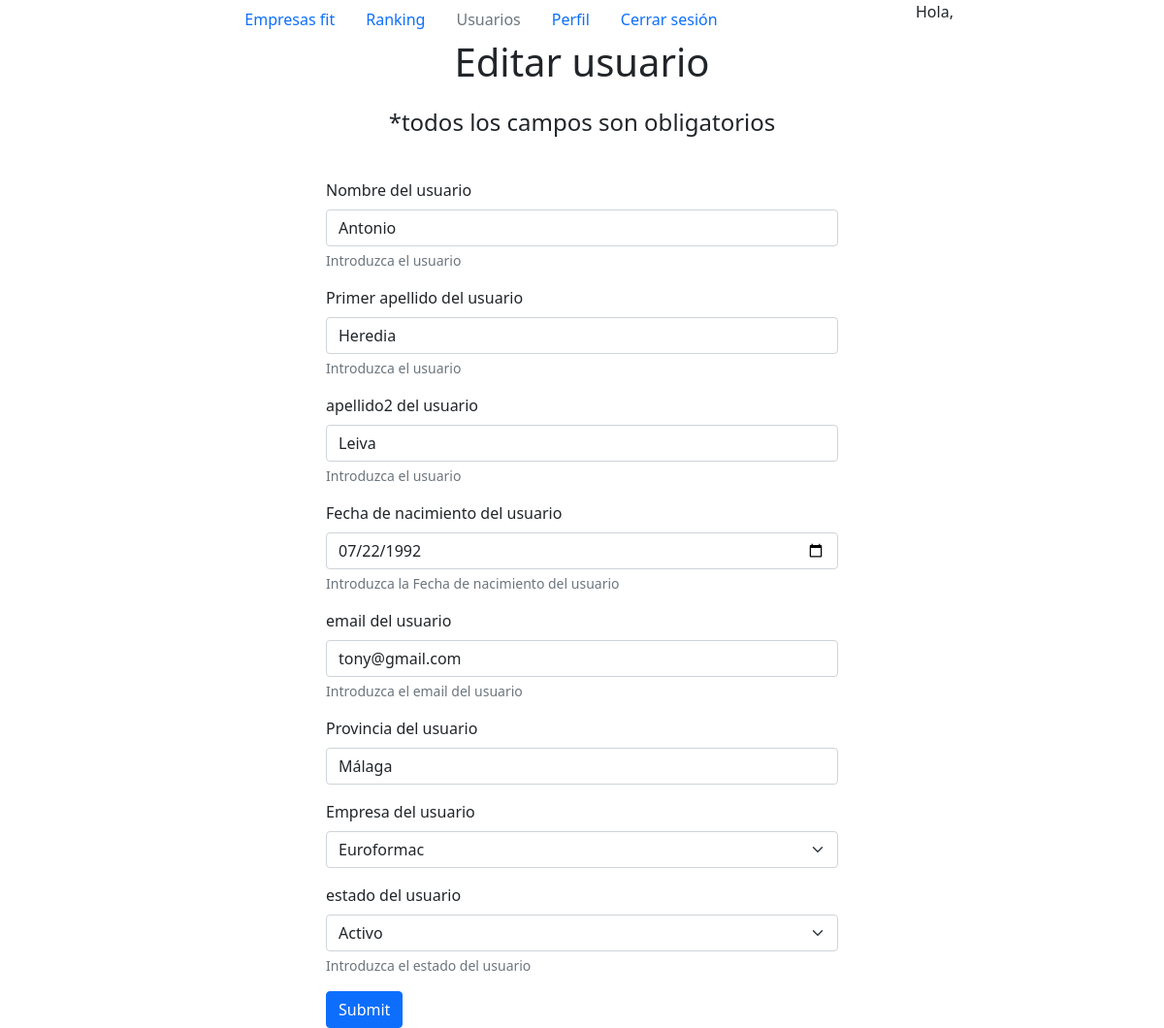
Page /editar_usuario.php?id_usuario=1 on the committed database.
### tables this page shows
CREATE TABLE `usuarios` (
  `id_usuario` int(11) NOT NULL,
  `id_provincia` int(3) DEFAULT NULL,
  `email_usuario` varchar(50) NOT NULL,
  `password_usuario` varchar(25) NOT NULL,
  `nombre_usuario` varchar(50) NOT NULL,
  `apellido1_usuario` varchar(50) NOT NULL,
  `fecha_nacimiento` date DEFAULT NULL,
  `poblacion_usuario` varchar(25) DEFAULT NULL,
  `provincia_usuario` varchar(25) DEFAULT NULL,
  `id_empresa` int(11) DEFAULT NULL,
  `token` int(25) NOT NULL,
  `estado_usuario` tinyint(1) NOT NULL,
  `tipo_usuario` enum('Administrador','Editor','Usuario','') NOT NULL,
  `apellido2_usuario` varchar(50) NOT NULL
);

CREATE TABLE `empresas` (
  `id_empresa` int(11) NOT NULL,
  `nombre_empresa` varchar(100) NOT NULL,
  `logotipo_empresa` varchar(255) NOT NULL,
  `tipo_empresa` enum('gran empresa','pyme','','colegios','residencias ancianos','ayuntamientos') NOT NULL
);

### funciones_fit.php (called while the page is built, shortened)
<?php
class conectar_db{
    private $host ="localhost";
    private $usuario ="root";
    private $clave ="";
    private $db ="gamefit";
    public $conexion;
    public function __construct(){
        $this->conexion = new mysqli($this->host, $this->usuario,$this->clave,$this->db)
        or die(mysqli_error($this->conexion));
        $this->conexion->set_charset("utf8");
    }
    public function consultar($consulta){
        $resultado = $this->conexion->query($consulta) or die($this->conexion->error);
        if($resultado)
            return $resultado;
        return false;
    }
}
function cargar_datos_usuario($id_usuario){
    $conexion_perfil = new conectar_db();
    $query_perfil ="SELECT * FROM usuarios WHERE id_usuario = $id_usuario";
    $consulta_perfil= $conexion_perfil->consultar($query_perfil);
    $resultado_perfil = $consulta_perfil->fetch_all(MYSQLI_ASSOC);
    return $resultado_perfil[0];
}
function cargar_empresas(){
    $conexion_empresas = new conectar_db();
    $query_empresas= "SELECT * FROM empresas";
    $consulta_empresas= $conexion_empresas->consultar($query_empresas);
    $resultado_empresas=$consulta_empresas->fetch_all(MYSQLI_ASSOC);
    return $resultado_empresas;
}
?>

### editar_usuario.php (the view, shortened to what this page needs)
<?php
$id_usuario    = $_GET["id_usuario"];
include("funciones_fit.php");
$datos_usuario = cargar_datos_usuario($id_usuario);
$empresas      = cargar_empresas();
?>
<!DOCTYPE html>
<html lang="es">
<head>
    <link href="https://cdn.jsdelivr.net/npm/bootstrap@5.1.3/dist/css/bootstrap.min.css" rel="stylesheet">
    <link href="css/estilos.css" rel="stylesheet">
</head>
<body>
    <?php include("header_fit.php"); ?>
    <div class="row justify-content-md-center">
    <h1 class="centrado">Editar usuario</h1><br><br><br>
    <h4 class="centrado">*todos los campos son obligatorios</h4><br><br><br>
    <form id="formulario_add_usuario" method="POST" action="actualizar_usuario.php" class= "col-6 needs-validation" novalidate >
        <div class="mb-3">
            <label for="nombre_usuario" class="form-label">Nombre del usuario</label>
            <input type="text" class="form-control" id="nombre_usuario" name="nombre_usuario" aria-describedby="nombre_usuario_help" required value="<?php echo $datos_usuario['nombre_usuario'];?>">
            <div id="nombre_usuario_help" class="form-text">Introduzca el usuario</div>
        </div>
        <div class="mb-3">
            <label for="apellido1_usuario" class="form-label">Primer apellido del usuario</label>
            <input type="text" class="form-control" id="apellido1_usuario" name="apellido1_usuario" aria-describedby="apellido1_usuario_help" required value="<?php echo $datos_usuario['apellido1_usuario'];?>">
            <div id="apellido1_usuario_help" class="form-text">Introduzca el usuario</div>
        </div>
        <div class="mb-3">
            <label for="apellido2_usuario" class="form-label">apellido2 del usuario</label>
            <input type="text" class="form-control" id="apellido2_usuario" name="apellido2_usuario" aria-describedby="apellido2_usuario_help" required value="<?php echo $datos_usuario['apellido2_usuario'];?>">
            <div id="apellido2_usuario_help" class="form-text">Introduzca el usuario</div>
        </div>
        <div class="mb-3">
            <label for="fecha_nacimiento" class="form-label">Fecha de nacimiento del usuario</label>
            <input type="date" class="form-control" id="fecha_nacimiento" name="fecha_nacimiento" aria-describedby="fecha_nacimiento_help" required value="<?php echo $datos_usuario['fecha_nacimiento'];?>">
            <div id="fecha_nacimiento_help" class="form-text">Introduzca la Fecha de nacimiento del usuario</div>
        </div>
        <div class="mb-3">
            <label for="email_usuario" class="form-label">email del usuario</label>
            <input type="text" class="form-control" id="email_usuario" name="email_usuario" aria-describedby="email_usuario_help" required value="<?php echo $datos_usuario['email_usuario'];?>">
            <div id="email_usuario_help" class="form-text">Introduzca el email del usuario</div>
        </div>
        <div class="mb-3">
            <label for="provincia_usuario" class="form-label">Provincia del usuario</label>
            <select type="text" class="form-control" id="provincia_usuario" name="provincia_usuario" aria-describedby="provincia_usuario_help" placeholder="Selecciona una provincia.." required>
                <option selected> <?php echo $datos_usuario["provincia_usuario"] ?> </option>
            </select>
        </div>
        <div class="mb-3">
            <label for="id_empresa" class="form-label">Empresa del usuario</label>
            <select class="form-select" id="id_empresa" name="id_empresa" aria-describedby= "id_empresa_help" >
                <?php foreach ($empresas as $empresa){?>
                    <option value="<?php echo $empresa["id_empresa"];?>"   <?php if($empresa["id_empresa"]==$datos_usuario["id_empresa"]){echo "selected";}?>>
                        <?php echo $empresa["nombre_empresa"];?>
                    </option>
                <?php } ?>
            </select>
        </div>
        <div class="mb-3">
            <label for="estado_usuario" class="form-label">estado del usuario</label>
            <select class="form-select" id="estado_usuario" name="estado_usuario" aria-describedby= "estado_usuario_help">
                <option value = "1"   <?php if ($datos_usuario["estado_usuario"] == 1){echo "selected";}?>>Activo</option>
            </select>
            <div id="estado_usuario_help" class="form-text">Introduzca el estado del usuario</div>
        </div>
        <button type="submit" class="btn btn-primary">Submit</button>
        </form>
</body>
</html>

### css/estilos.css (style rules this page uses)
.centrado { text-align: center; }
body { width:90%; margin: 0 auto; }

### rows in the picture
usuarios: nombre_usuario "Antonio", apellido1_usuario "Heredia", apellido2_usuario "Leiva", fecha_nacimiento "07/22/1992", email_usuario "tony@gmail.com", provincia_usuario "Málaga", id_empresa "Euroformac", estado_usuario "Activo"
